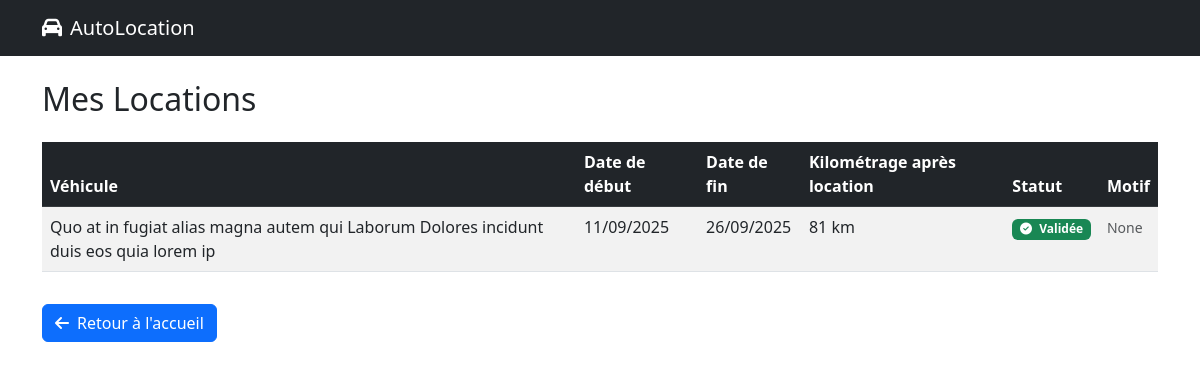
Page /mes-locations/ (signed in) on the committed database.
### location/models.py (models this page shows, shortened)
class Louer(models.Model):
    STATUT_CHOICES = [
        ("EN_ATTENTE", "En attente"),
        ("VALIDE", "Validé"),
        ("REFUSE", "Refusé"),
    ]
    id_vehicule = models.ForeignKey(Vehicule, on_delete=models.CASCADE, blank=True)
    id_client = models.ForeignKey(Client, on_delete=models.CASCADE, blank=True)
    date_debut = models.DateField()
    date_finlocation = models.DateField()
    kilometrageapreslocation = models.IntegerField(null=True, blank=True)
    statut = models.CharField(max_length=20, choices=STATUT_CHOICES, default="EN_ATTENTE")
    motif = models.TextField(blank=True, null=True)
    created_at = models.DateTimeField(default=timezone.now, editable=False)

class Vehicule(models.Model):
    id_vehicule = models.AutoField(primary_key=True)
    photo = models.ImageField(upload_to=vehicule_upload_path, max_length=255, null=True, blank=True)
    immatriculation = models.CharField(max_length=50, unique=True)
    marque = models.CharField(max_length=50)
    model = models.CharField(max_length=50)
    kilometrageinitiale = models.IntegerField()
    created_at = models.DateTimeField(default=timezone.now, editable=False)

### location/views.py (the view)
# urls.py: path("mes-locations/", views.mes_locations, name="mes_locations"),
@login_required
def mes_locations(request):
    try:
        client = Client.objects.get(user=request.user)
        locations = Louer.objects.filter(id_client=client)
        return render(request, 'location/mes_locations.html', {'locations': locations})
    except Client.DoesNotExist:
        messages.error(request, 'Vous devez avoir un profil client pour accéder à vos locations.')
        return redirect('accueil')

### location/templates/location/mes_locations.html (shortened to what this page needs)
<!DOCTYPE html>
<html lang="fr">
<head>
    <link href="https://cdn.jsdelivr.net/npm/bootstrap@5.3.0/dist/css/bootstrap.min.css" rel="stylesheet">
    <link rel="stylesheet" href="https://cdnjs.cloudflare.com/ajax/libs/font-awesome/6.4.0/css/all.min.css">
</head>
<body>
    <nav class="navbar navbar-expand-lg navbar-dark bg-dark">
        <div class="container">
            <a class="navbar-brand" href="{% url 'accueil' %}">
                <i class="fa fa-car me-2"></i>AutoLocation
            </a>
        </div>
    </nav>
    <div class="container mt-4">
        <h2 class="mb-4">Mes Locations</h2>
        {% if locations %}
        <div class="table-responsive">
            <table class="table table-striped table-hover">
                <thead class="table-dark">
                    <tr>
                        <th>Véhicule</th>
                        <th>Date de début</th>
                        <th>Date de fin</th>
                        <th>Kilométrage après location</th>
                        <th>Statut</th>
                        <th>Motif</th>
                    </tr>
                </thead>
                <tbody>
                    {% for location in locations %}
                    <tr>
                        <td>{{ location.id_vehicule.marque }} {{ location.id_vehicule.model }}</td>
                        <td>{{ location.date_debut|date:"d/m/Y" }}</td>
                        <td>{{ location.date_finlocation|date:"d/m/Y" }}</td>
                        <td>{{ location.kilometrageapreslocation }} km</td>
                        <td>
                            {% if location.statut == "EN_ATTENTE" %}
                                <span class="badge bg-warning text-dark">
                                    <i class="fas fa-hourglass-half me-1"></i> En attente
                                </span>
                            {% elif location.statut == "VALIDE" %}
                                <span class="badge bg-success">
                                    <i class="fas fa-check-circle me-1"></i> Validée
                                </span>
                            {% elif location.statut == "REFUSE" %}
                                <span class="badge bg-danger">
                                    <i class="fas fa-times-circle me-1"></i> Refusée
                                </span>
                            {% else %}
                                <span class="badge bg-secondary"> EN_ATTENTE </span>
                            {% endif %}
                        </td>
                        <td>
                            {% if location.motif %}
                                <small class="text-muted">{{ location.motif }}</small>
                            {% else %}
                                <span class="text-muted">—</span>
                            {% endif %}
                        </td>
                    </tr>
                    {% endfor %}
                </tbody>
            </table>
        </div>
        {% else %}
        <div class="alert alert-info">
            <i class="fas fa-info-circle me-2"></i>
            Vous n'avez aucune location pour le moment.
        </div>
        {% endif %}
        <a href="{% url 'accueil' %}" class="btn btn-primary mt-3">
            <i class="fas fa-arrow-left me-2"></i>Retour à l'accueil
        </a>
    </div>
</body>
</html>

### rows in the picture
Louer: id_vehicule.marque "Quo at in fugiat alias magna autem qui", id_vehicule.model "Laborum Dolores incidunt duis eos quia lorem ip", date_debut "11/09/2025", date_finlocation "26/09/2025", kilometrageapreslocation "81", statut "VALIDE" (drawn), motif "None"
